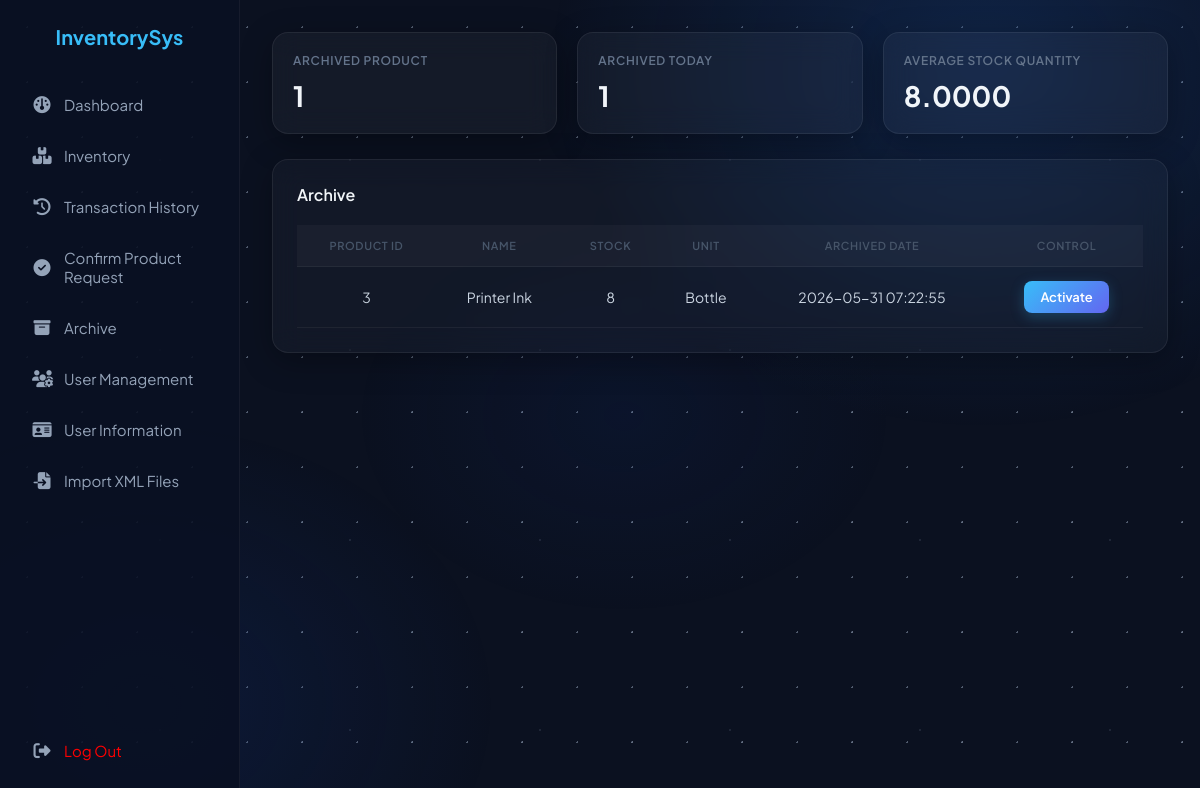
/index.php?action=archive-ui (signed in), run on the app's committed database.
### tables this page shows
CREATE TABLE `product_archive` (
  `archive_id` int NOT NULL AUTO_INCREMENT,
  `product_id` int DEFAULT NULL,
  `product_name` varchar(255) DEFAULT NULL,
  `description` text,
  `stock_quantity` int DEFAULT NULL,
  `unit` varchar(50) DEFAULT NULL,
  `archived_at` timestamp NULL DEFAULT CURRENT_TIMESTAMP,
  PRIMARY KEY (`archive_id`)
);

### Controller/ArchiveController.php (called while the page is built, shortened)
<?php
require_once "Model/Archive.php";
class ArchiveController {
    private $archive;
    public function __construct($db) {
        $this->archive = new Archive($db);
    }
    public function getAllArchive() {
        return $this->archive->getProductArchive();
    }
    public function countArchivedProduct() {
        return $this->archive->countArchive();
    }
    public function stockAverage() {
        return $this->archive->stockAverage();
    }
    public function archiveToday() {
        return $this->archive->archiveToday();
    }
}
?>

### Model/Archive.php (called while the page is built, shortened)
<?php
class Archive {
private $conn;
public function __construct($db) {
    $this->conn = $db;
}
public function getProductArchive() {
    $stmt = $this->conn->prepare("SELECT * from product_archive");
    $stmt->execute();
    return $stmt->fetchAll(PDO::FETCH_ASSOC);
}
public function countArchive() {
    $stmt = $this->conn->prepare("SELECT COUNT(*) from product_archive");
    $stmt->execute();
    return $stmt->fetchColumn();
}
public function stockAverage() {
    $stmt = $this->conn->prepare("SELECT AVG(stock_quantity) from product_archive");
    $stmt->execute();
    return $stmt->fetchColumn();
}
public function archiveToday() {
    $stmt = $this->conn->prepare("SELECT COUNT(*) from product_archive where DATE(archived_at) = CURDATE()");
    $stmt->execute();
    return $stmt->fetchColumn();
}
}
?>

### View/ArchivePage.php (the view, shortened to what this page needs)
<!DOCTYPE html>
<html lang="en">
<head>
  <link rel="stylesheet" href="/Integrated_Programming/InventorySystem/Inventory-Management-System/Public/Archive.css">
 <link rel="stylesheet" href="https://cdnjs.cloudflare.com/ajax/libs/font-awesome/6.5.0/css/all.min.css">
</head>
        <?php
        require_once "Model/Archive.php";
        require_once "Controller/ArchiveController.php";
        $controllerArch = new ArchiveController($conn);
        $archive = $controllerArch->getAllArchive();
        ?>
<body>
  <div class="sidebar">
  <h2>InventorySys</h2>
  <ul>
  <li><a href="index.php?action=dashboard"><i class="fas fa-gauge"></i> Dashboard</a></li>
  <?php if (isset($_SESSION['role']) && $_SESSION['role'] === 'admin'): ?>
    <li><a href="index.php?action=inventory"><i class="fas fa-boxes-stacked"></i> Inventory</a></li>
    <li><a href="index.php?action=transaction-history"><i class="fas fa-clock-rotate-left"></i> Transaction History</a></li>
    <li><a href="index.php?action=confirm-request"><i class="fas fa-circle-check"></i> Confirm Product Request</a></li>
    <li><a href="index.php?action=archived"><i class="fas fa-box-archive"></i> Archive</a></li>
    <li><a href="index.php?action=registerPage"><i class="fas fa-users-gear"></i> User Management</a></li>
    <li><a href="index.php?action=user-information"><i class="fas fa-id-card"></i> User Information</a></li>
    <li><a href="index.php?action=import-xml"><i class="fas fa-file-import"></i> Import XML Files</a></li>
  <?php endif; ?>
  <li class="logout" style="margin-top: auto;">
    <a href="index.php?action=logout"><i class="fas fa-right-from-bracket"></i><span style="color: red"> Log Out</span></a>
  </li>
</ul>
</div>
  <div class="main">
    <div class="cards">
      <div class="card">
        <h3>Archived Product</h3>
        <p><?= $controllerArch->countArchivedProduct() ?></p>
      </div>
      <div class="card">
        <h3>Archived Today</h3>
        <p><?= $controllerArch->archiveToday() ?></p>
      </div>
      <div class="card">
        <h3>Average Stock Quantity</h3>
        <p><?= $controllerArch->stockAverage() ?></p>
      </div>
    </div>
    <div class="table-container">
      <div class="table-header">
        <h2>Archive</h2>
      </div>
      <table>
        <thead>
  <tr>
    <th>Product ID</th>
    <th>Name</th>
    <th>Stock</th>
    <th>Unit</th>
    <th>Archived Date</th>
    <th>Control</th>
  </tr>
</thead>
<tbody>
  <?php foreach ($archive as $archive): ?>
    <tr>
      <td><?= htmlspecialchars($archive['product_id']) ?></td>
      <td><?= htmlspecialchars($archive['product_name']) ?></td>
      <td><?= htmlspecialchars($archive['stock_quantity']) ?></td>
      <td><?= htmlspecialchars($archive['unit']) ?></td>
      <td><?= htmlspecialchars($archive['archived_at']) ?></td>
      <td>
        <form action="index.php?action=activateProduct" method="POST">
          <button type="submit" class="pullout-btn" onclick="return confirm('Activate this product?')">Activate</button>
        </form>
      </td>
    </tr>
  <?php endforeach; ?>
</tbody>
      </table>
    </div>
  </div>
</body>
</html>

### Public/Archive.css (style rules this page uses)
* { margin: 0; padding: 0; box-sizing: border-box; font-family: 'Plus Jakarta Sans', Arial, sans-serif; }
body { display: flex; background: #0b1120; color: #1e293b; min-height: 100vh; position: relative; }
body::before { content: ''; position: fixed; inset: 0; background-image: radial-gradient(circle, rgba(148,163,184,0.50) 1px, transparent 1px), radial-gradient(circle, rgba(148,163,184,0.25) 1px, transparent 1px), radial-gradient(circle, rgba(148,163,184,0.15) 1px, transparent 1px); background-size: 55px 55px, 110px 110px, 190px 190px; background-position: 0 0, 27px 27px, 65px 65px; pointer-events: none; z-index: 0; animation: starDrift 80s linear infinite; }
body::after { content: ''; position: fixed; inset: 0; background: radial-gradient(ellipse 620px 520px at 82% 8%, rgba(30,90,180,0.26) 0%, transparent 70%), radial-gradient(ellipse 500px 400px at 12% 88%, rgba(20,60,150,0.20) 0%, transparent 70%), radial-gradient(ellipse 380px 280px at 52% 52%, rgba(15,45,120,0.13) 0%, transparent 70%); pointer-events: none; z-index: 0; animation: blobDrift 14s ease-in-out infinite alternate; }
.sidebar { width: 240px; height: 100vh; background: rgba(10, 17, 35, 0.88); color: white; padding: 24px 20px; position: fixed; left: 0; top: 0; display: flex; flex-direction: column; border-right: 1px solid rgba(255,255,255,0.05); z-index: 10; }
.sidebar h2 { margin-bottom: 30px; text-align: center; color: #38bdf8; font-size: 20px; font-weight: 700; }
.sidebar ul { list-style: none; padding: 0; margin: 0; display: flex; flex-direction: column; flex: 1; }
.sidebar ul li { margin: 6px 0; }
.sidebar ul li a { color: #94a3b8; text-decoration: none; font-size: 15px; transition: 0.2s; display: flex; align-items: center; gap: 12px; padding: 10px 12px; border-radius: 8px; }
.sidebar ul li a i { font-size: 17px; width: 20px; text-align: center; flex-shrink: 0; }
.main { margin-left: 240px; width: calc(100% - 240px); padding: 32px; min-height: 100vh; position: relative; z-index: 1; }
.cards { display: grid; grid-template-columns: repeat(auto-fit, minmax(220px, 1fr)); gap: 20px; margin-bottom: 25px; }
.card { background: rgba(255,255,255,0.04); border: 1px solid rgba(255,255,255,0.07); padding: 20px; border-radius: 16px; backdrop-filter: blur(14px); -webkit-backdrop-filter: blur(14px); box-shadow: 0 8px 32px rgba(0,0,0,0.30); transition: transform 0.2s, box-shadow 0.2s; }
.card h3 { font-size: 12px; font-weight: 600; margin-bottom: 10px; color: #64748b; text-transform: uppercase; letter-spacing: 0.06em; }
.card p { font-size: 28px; font-weight: 700; color: #f1f5f9; }
.table-container { background: rgba(255,255,255,0.03); border: 1px solid rgba(255,255,255,0.07); padding: 24px; border-radius: 16px; backdrop-filter: blur(14px); -webkit-backdrop-filter: blur(14px); box-shadow: 0 8px 32px rgba(0,0,0,0.30); }
.table-header { display: flex; justify-content: space-between; align-items: center; margin-bottom: 20px; }
.table-header h2, .table-header h3 { color: #f1f5f9; font-size: 16px; font-weight: 600; }
table { width: 100%; border-collapse: collapse; }
table th, table td { padding: 14px 15px; text-align: center; border-bottom: 1px solid rgba(255,255,255,0.05); color: #cbd5e1; font-size: 14px; }
table th { background: rgba(255,255,255,0.03); color: #475569; font-size: 11px; font-weight: 600; text-transform: uppercase; letter-spacing: 0.06em; }
.pullout-btn { background: linear-gradient(135deg, #38bdf8, #6366f1); color: white; padding: 8px 16px; border: none; border-radius: 8px; cursor: pointer; transition: opacity 0.2s, transform 0.15s, box-shadow 0.2s; text-decoration: none; font-size: 13px; font-weight: 600; box-shadow: 0 4px 14px rgba(56,189,248,0.25); display: inline-flex; align-items: center; gap: 6px; }

### data on the page
product_archive: product "3", product_name "Printer Ink", stock_quantity "8", unit "Bottle", archived_at "2026-05-31 07:22:55"

### other printed values
$controllerArch->countArchivedProduct() "1"
$controllerArch->archiveToday() "1"
$controllerArch->stockAverage() "8.0000"
